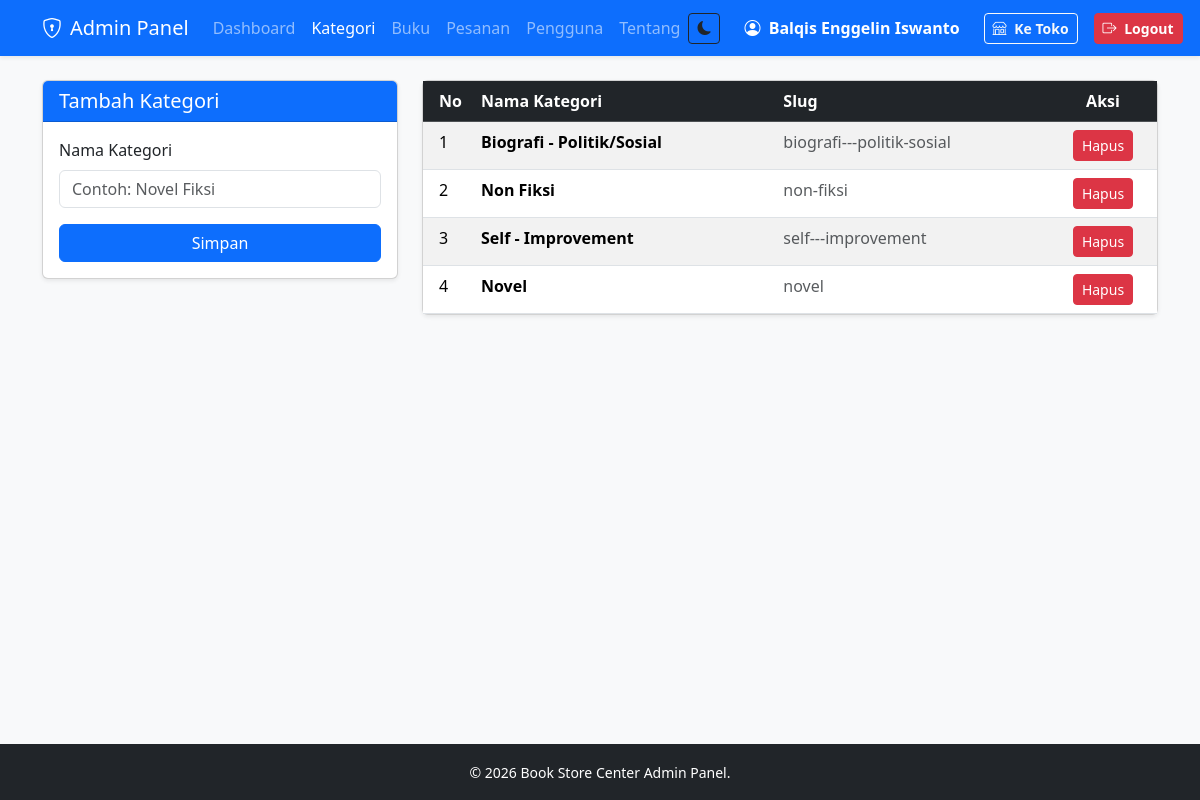
The app's page /admin/kategori.php (signed in) with its own data.
### tables this page shows
CREATE TABLE `categories` (
  `id` int(11) NOT NULL,
  `name` varchar(100) NOT NULL,
  `slug` varchar(100) NOT NULL,
  `created_at` timestamp NOT NULL DEFAULT current_timestamp()
);

### admin/kategori.php (the view, shortened to what this page needs)
<?php
require_once '../config/koneksi.php';
require_once 'includes/header.php';
$result = mysqli_query($koneksi, "SELECT * FROM categories ORDER BY id DESC");
?>
<div class="row">
    <div class="col-md-4 mb-4">
        <div class="card shadow-sm">
            <div class="card-header bg-primary text-white">
                <h5 class="mb-0">Tambah Kategori</h5>
            </div>
            <div class="card-body">
                <form action="" method="POST">
                    <div class="mb-3">
                        <label class="form-label">Nama Kategori</label>
                        <input type="text" name="name" class="form-control" required placeholder="Contoh: Novel Fiksi">
                    </div>
                    <button type="submit" name="tambah_kategori" class="btn btn-primary w-100">Simpan</button>
                </form>
            </div>
        </div>
    </div>
    <div class="col-md-8">
        <div class="card shadow-sm">
            <div class="card-body p-0 table-responsive">
                <table class="table table-striped table-hover mb-0">
                    <thead class="table-dark">
                        <tr>
                            <th width="50" class="ps-3">No</th>
                            <th>Nama Kategori</th>
                            <th>Slug</th>
                            <th width="100" class="text-center pe-3">Aksi</th>
                        </tr>
                    </thead>
                    <tbody>
                        <?php $no = 1; while ($row = mysqli_fetch_assoc($result)): ?>
                            <tr>
                                <td class="ps-3"><?= $no++ ?></td>
                                <td class="fw-bold"><?= htmlspecialchars($row['name']) ?></td>
                                <td class="text-muted"><?= htmlspecialchars($row['slug']) ?></td>
                                <td class="text-center pe-3">
                                    <a href="kategori.php?hapus=<?= $row['id'] ?>" class="btn btn-sm btn-danger" onclick="return confirm('Yakin ingin menghapus kategori ini?')">Hapus</a>
                                </td>
                            </tr>
                        <?php endwhile; ?>
                    </tbody>
                </table>
            </div>
        </div>
    </div>
</div>
<?php require_once 'includes/footer.php'; ?>

### assets/css/darkmode.css (style rules this page uses)
:root { --dm-transition: 0.35s cubic-bezier(.4,0,.2,1); }
body, .card, .card-header, .card-body, .card-footer, .navbar, .table, .table th, .table td, .form-control, .form-select, .btn, .alert, .badge, .breadcrumb, footer, .input-group-text, .modal-content { transition: background-color var(--dm-transition), color var(--dm-transition), border-color var(--dm-transition), box-shadow var(--dm-transition); }

### records on screen
categories: name "Biografi - Politik/Sosial", slug "biografi---politik-sosial"
categories: name "Non Fiksi", slug "non-fiksi"
categories: name "Self - Improvement", slug "self---improvement"
categories: name "Novel", slug "novel"

### other values on screen
$_SESSION['name'] "Balqis Enggelin Iswanto"
